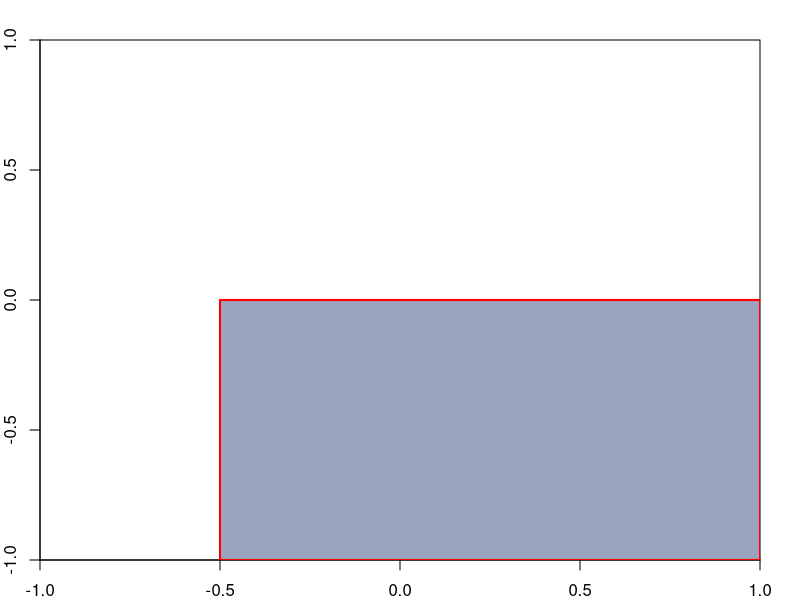
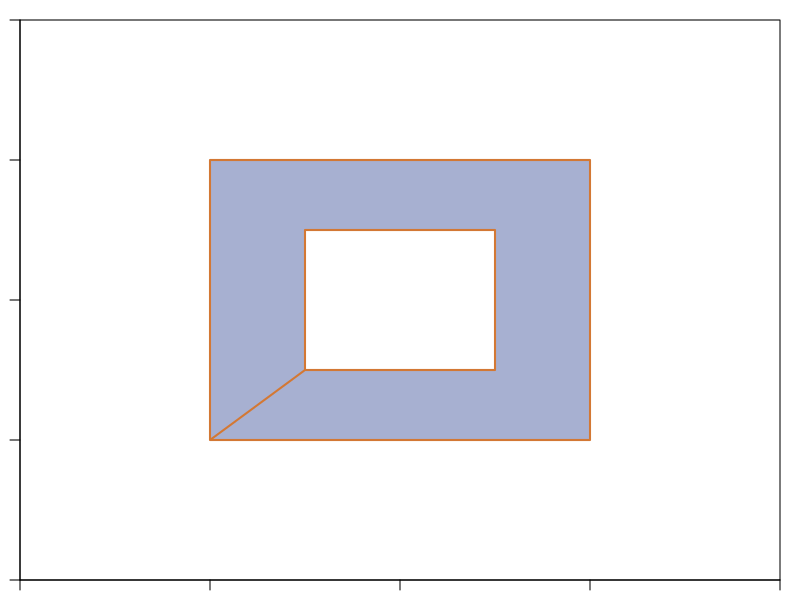

These figures' R source, in order:
# General functions
polar_to_cartesian <- function(r,phi){
	x <- r*cos(phi)
	y <- r*sin(phi)
	return(list(x=x,y=y))
}

figure_perimeter <- function(shape, center_x, center_y, width, height){
	if(shape=='ellipse'){
		a <- width/2
		b <- height/2
		theta <- seq(0,2*pi,length.out=15)
		radius <- (a*b)/(sqrt((b*cos(theta))^2+(a*sin(theta))^2))
		at_origin <- polar_to_cartesian(radius,theta)
		x <- at_origin$x+center_x 
		y <- at_origin$y+center_y
	}
	else if(shape=='diamond'){
		x <- c(center_x-width/2,center_x,center_x+width/2,center_x,center_x-width/2)
		y <- c(center_y,center_y-height/2,center_y,center_y+height/2,center_y)
	}
	else if(shape=='rectangle'){
		x <- c(center_x-width/2,rep(center_x+width/2,2),center_x-width/2,center_x-width/2)
		y <- c(rep(center_y+c(-1,1)*height/2,each=2),center_y-height/2)
	}
	return(list(x=x,y=y))
}

blank_polygons <- function(perimenters){

}


# Figure testing:
try(dev.off())
x11(width=2.5,height=3.5)
par(mar=rep(2,4),xaxs='i',yaxs='i')
plot(NULL,xlim=c(-1,1),ylim=c(-1,1))
fp <- figure_perimeter('rectangle',center_x=0.25,center_y=-0.5,width=1.5,height=1)
polygon(fp$x,fp$y,border='red',lwd=2,col='#44558889')	


make_card <- function(){
	par(mar=rep(1,4),xaxs='i',yaxs='i')
	plot(NULL,xlim=c(-1,1),ylim=c(-1,1))
	x <- c(-.5,.5,.5,-.5,-.5,-.25,-.25,.25,.25,-.25)
	y <- c(-.5,-.5,.5,.5,-.5,-.25,.25,.25,-.25,-.25)
	polygon(x,y,col='#44589e78',lwd=2,border='#d37834')

	# 0. Choose color ['#color1','#color2','#color3']
	# 1. Fill card with texture ['blank','solid','lines']
	# 2. Draw figure(s) ['ellipse','diamond','rectangle']
	# 	2a. Get figure(s) perimeter coordinates
	# 	2b. Draw blank polygons surrounding figurei(s)
	# 	2c. Draw figure(s) lines

}
png(file='Cards/card.png',width=2.5,height=3.5,units='in',res=500)
make_card()
dev.off()
